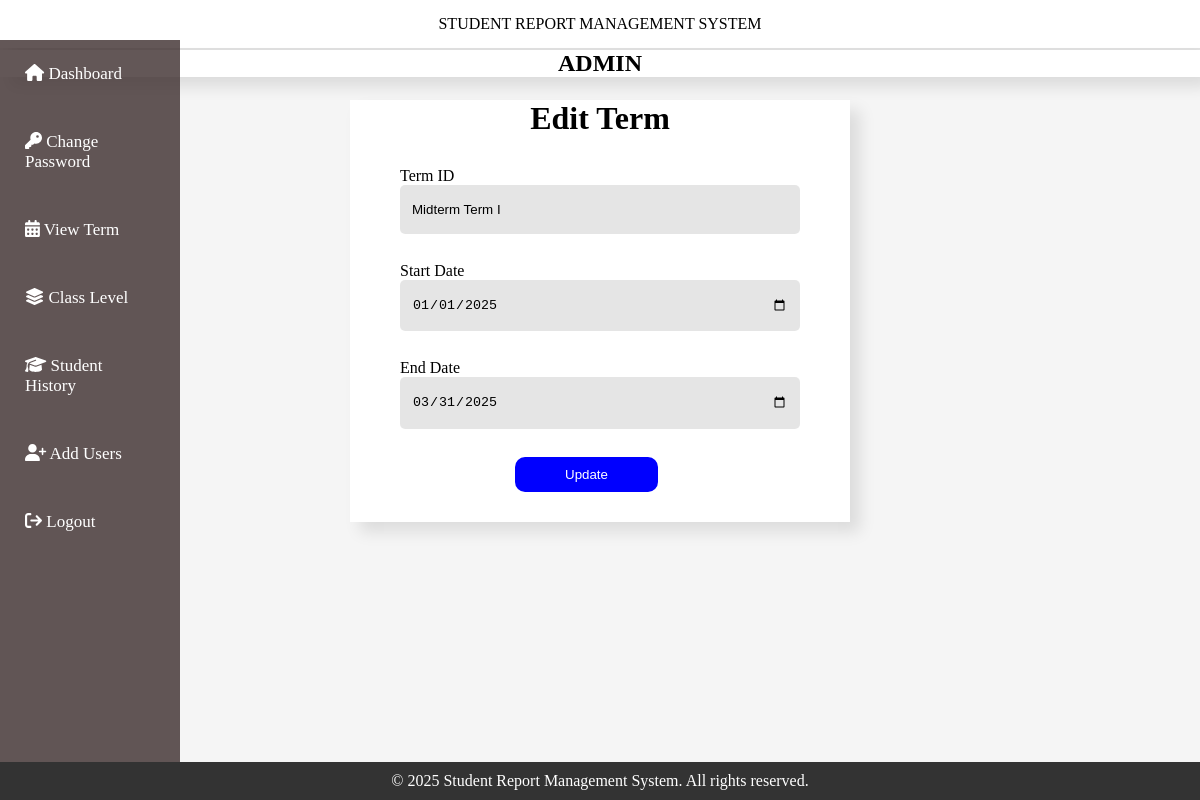
/editTerm.php?id=1, run on the app's committed database.
### tables this page shows
CREATE TABLE `term` (
  `term_id` int(255) NOT NULL,
  `term_name` varchar(20) NOT NULL,
  `start_date` date NOT NULL,
  `end_date` date NOT NULL
);

### editTerm.php (the view, shortened to what this page needs)
<?php
include "header.php";
include "./includes/db.php";
include "footer.php";
$term_id = $_GET['id'];
$sql = "SELECT * FROM term WHERE term_id = $term_id";
$results = mysqli_query($conn, $sql);
$student = mysqli_fetch_array($results);
?>
<!DOCTYPE html>
<html lang="en">
<head>
</head>
<body>
<form action="" method="POST">
    <div class="container">
            <h1>Edit Term</h1>
            <label>Term ID</label><br>
            <input type="text" name="term_name" class="form-control" value="<?php echo $student['term_name']; ?>" required><br><br>
            <label>Start Date</label><br>
            <input type="date" name="start_date" class="form-control" value="<?php echo $student['start_date']; ?>" required><br><br>
            <label>End Date</label><br>
            <input type="date" name="end_date" class="form-control" value="<?php echo $student['end_date']; ?>" required><br><br>
            <button type="submit" >Update</button>
    </div>
        </form>
</body>
</html>

### header.php (style rules this page uses)
* { margin: 0; padding: 0; border: none; outline: none; }
body { font-family: 'poppins'; margin: 0; padding: 0; text-decoration: none; }

### footer.php (style rules this page uses)
* { margin: 0; padding: 0; }
body { font-family: 'poppins'; }

### editTerm.php (style rules this page uses)
* { margin: 0; padding: 0; box-sizing: border-box; }
body { background: whitesmoke; font-family: 'poppins'; }
h1 { text-align: center; margin-bottom: 30px; }
label { margin-left: 50px; }
.container { background: #FFF; box-shadow: 10px 10px 15px rgba(0,0,0,0.1); width: 500px; margin: 100px auto; }
.container input { padding: 15px 10px; border-radius: 5px; margin-bottom: 10px; width: 80%; margin-left: 50px; border: 2px solid transparent; background-color: rgba(0, 0, 0, 0.1); }
button { background: blue; color: white; border: none; padding: 10px 50px; border-radius: 10px; transition: 0.3s ease-in-out; margin-left: 33%; margin-bottom: 30px; }

### data on the page
term: term_name "Midterm Term I", start_date "01/01/2025", end_date "03/31/2025"
